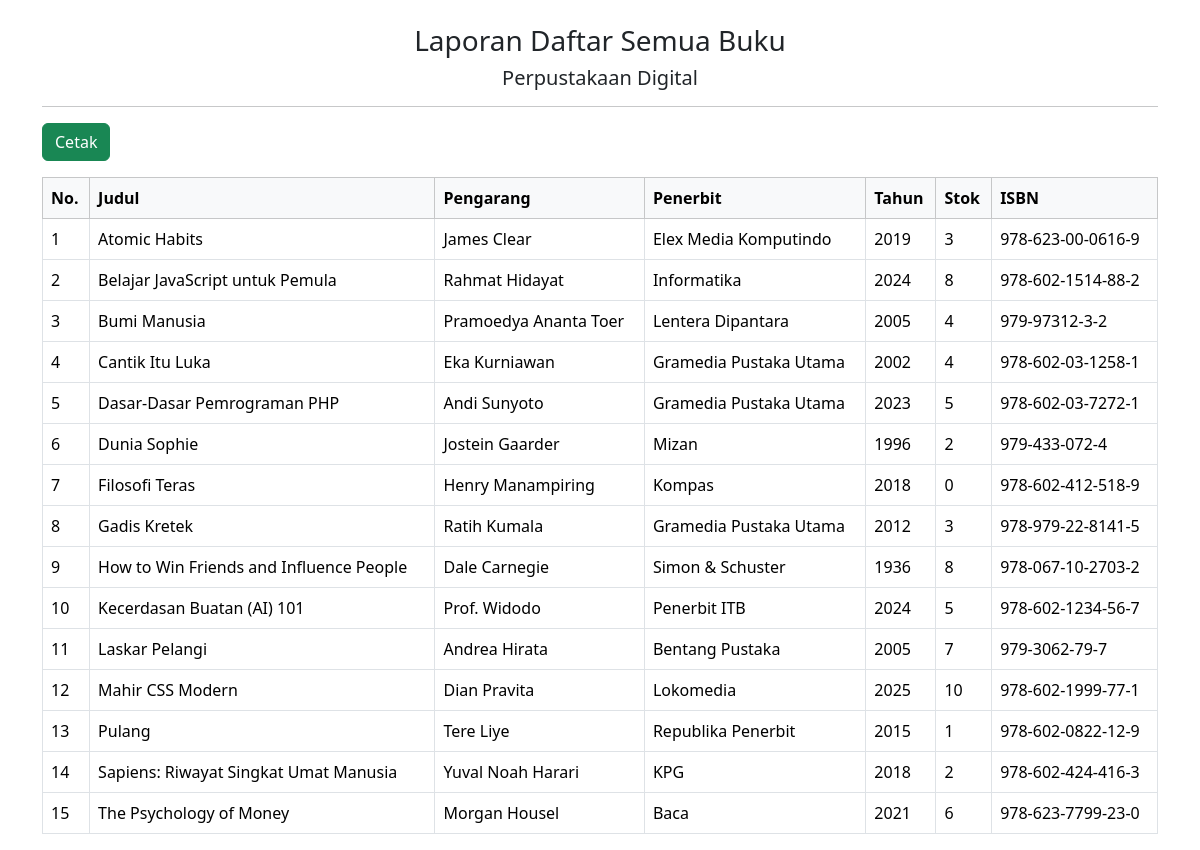
Page /admin/laporan_buku.php on the committed database.
### tables this page shows
CREATE TABLE `buku` (
  `id_buku` int(11) NOT NULL AUTO_INCREMENT,
  `judul` varchar(255) NOT NULL,
  `pengarang` varchar(100) NOT NULL,
  `penerbit` varchar(100) NOT NULL,
  `tahun_terbit` int(4) NOT NULL,
  `isbn` varchar(25) DEFAULT NULL,
  `stok` int(5) NOT NULL,
  `gambar` varchar(255) DEFAULT 'default.jpg',  
  PRIMARY KEY (`id_buku`)
);

### admin/laporan_buku.php (the view, shortened to what this page needs)
<?php
require '../koneksi.php';
$sql = "SELECT * FROM buku ORDER BY judul ASC";
$result = mysqli_query($koneksi, $sql);
?>
<!DOCTYPE html>
<html lang="id">
<head>
    <link href="https://cdn.jsdelivr.net/npm/bootstrap@5.3.3/dist/css/bootstrap.min.css" rel="stylesheet">
</head>
<body>
<div class="container mt-4">
    <div class="text-center"><h3>Laporan Daftar Semua Buku</h3><h5>Perpustakaan Digital</h5></div><hr>
    <button onclick="window.print()" class="btn btn-success no-print mb-3"><i class="fas fa-print"></i> Cetak</button>
    <table class="table table-bordered">
        <thead class="table-light">
            <tr>
                <th>No.</th><th>Judul</th><th>Pengarang</th><th>Penerbit</th><th>Tahun</th><th>Stok</th><th>ISBN</th>
            </tr>
        </thead>
        <tbody>
            <?php if (mysqli_num_rows($result) > 0): $no = 1; ?>
                <?php while($data = mysqli_fetch_assoc($result)): ?>
                <tr>
                    <td><?php echo $no++; ?></td>
                    <td><?php echo htmlspecialchars($data['judul']); ?></td>
                    <td><?php echo htmlspecialchars($data['pengarang']); ?></td>
                    <td><?php echo htmlspecialchars($data['penerbit']); ?></td>
                    <td><?php echo $data['tahun_terbit']; ?></td>
                    <td><?php echo $data['stok']; ?></td>
                    <td><?php echo htmlspecialchars($data['isbn']); ?></td>
                </tr>
                <?php endwhile; ?>
            <?php else: ?>
                <tr><td colspan="7" class="text-center">Tidak ada data.</td></tr>
            <?php endif; ?>
        </tbody>
    </table>
</div>
</body>
</html>

### admin/laporan_buku.php (style rules this page uses)
body { font-size: 12pt; }

### rows in the picture
buku: judul "Atomic Habits", pengarang "James Clear", penerbit "Elex Media Komputindo", tahun_terbit "2019", stok "3", isbn "978-623-00-0616-9"
buku: judul "Belajar JavaScript untuk Pemula", pengarang "Rahmat Hidayat", penerbit "Informatika", tahun_terbit "2024", stok "8", isbn "978-602-1514-88-2"
buku: judul "Bumi Manusia", pengarang "Pramoedya Ananta Toer", penerbit "Lentera Dipantara", tahun_terbit "2005", stok "4", isbn "979-97312-3-2"
buku: judul "Cantik Itu Luka", pengarang "Eka Kurniawan", penerbit "Gramedia Pustaka Utama", tahun_terbit "2002", stok "4", isbn "978-602-03-1258-1"
buku: judul "Dasar-Dasar Pemrograman PHP", pengarang "Andi Sunyoto", penerbit "Gramedia Pustaka Utama", tahun_terbit "2023", stok "5", isbn "978-602-03-7272-1"
buku: judul "Dunia Sophie", pengarang "Jostein Gaarder", penerbit "Mizan", tahun_terbit "1996", stok "2", isbn "979-433-072-4"
buku: judul "Filosofi Teras", pengarang "Henry Manampiring", penerbit "Kompas", tahun_terbit "2018", stok "0", isbn "978-602-412-518-9"
buku: judul "Gadis Kretek", pengarang "Ratih Kumala", penerbit "Gramedia Pustaka Utama", tahun_terbit "2012", stok "3", isbn "978-979-22-8141-5"
buku: judul "How to Win Friends and Influence People", pengarang "Dale Carnegie", penerbit "Simon & Schuster", tahun_terbit "1936", stok "8", isbn "978-067-10-2703-2"
buku: judul "Kecerdasan Buatan (AI) 101", pengarang "Prof. Widodo", penerbit "Penerbit ITB", tahun_terbit "2024", stok "5", isbn "978-602-1234-56-7"
buku: judul "Laskar Pelangi", pengarang "Andrea Hirata", penerbit "Bentang Pustaka", tahun_terbit "2005", stok "7", isbn "979-3062-79-7"
buku: judul "Mahir CSS Modern", pengarang "Dian Pravita", penerbit "Lokomedia", tahun_terbit "2025", stok "10", isbn "978-602-1999-77-1"
buku: judul "Pulang", pengarang "Tere Liye", penerbit "Republika Penerbit", tahun_terbit "2015", stok "1", isbn "978-602-0822-12-9"
buku: judul "Sapiens: Riwayat Singkat Umat Manusia", pengarang "Yuval Noah Harari", penerbit "KPG", tahun_terbit "2018", stok "2", isbn "978-602-424-416-3"
buku: judul "The Psychology of Money", pengarang "Morgan Housel", penerbit "Baca", tahun_terbit "2021", stok "6", isbn "978-623-7799-23-0"
